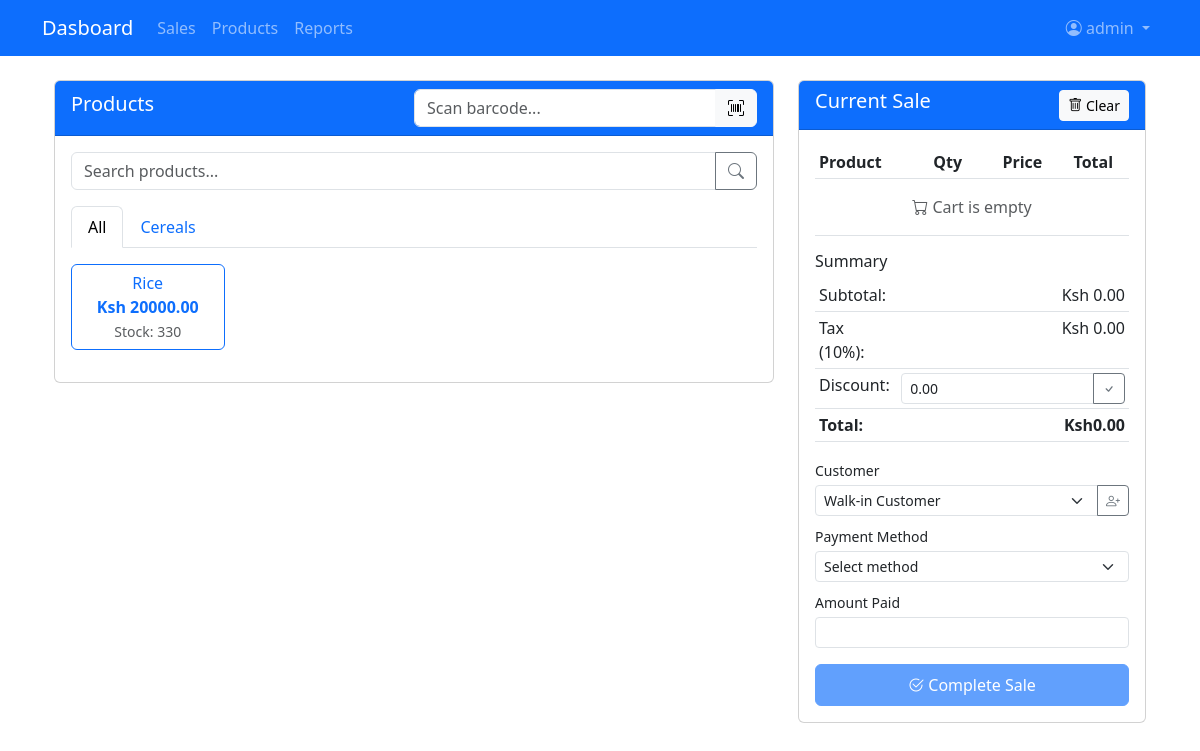
The app's page /pos/ (signed in), older data.
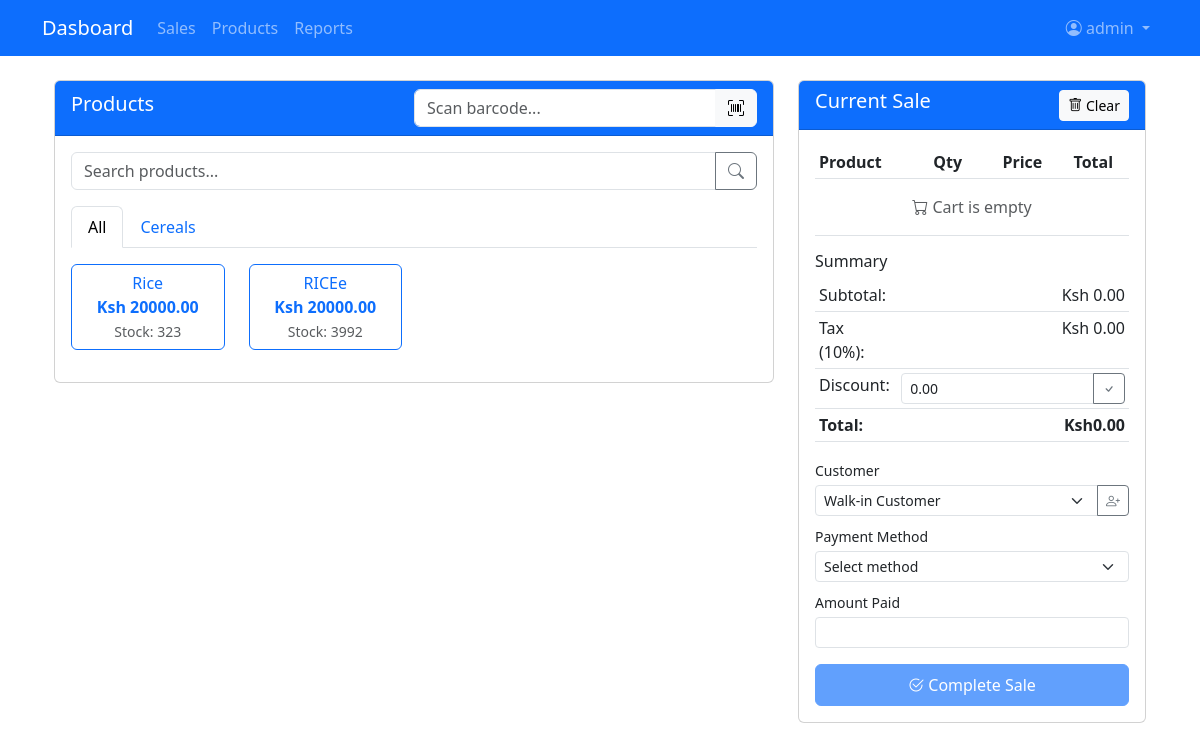
The same page, newer data.
### main/models.py (models this page shows, shortened)
class Category(models.Model):
    name = models.CharField(max_length=100)

class Product(models.Model):
    barcode = models.CharField(max_length=100, unique=True, blank=True, null=True)
    name = models.CharField(max_length=200)
    category = models.ForeignKey(Category, on_delete=models.SET_NULL, null=True)
    price = models.DecimalField(max_digits=10, decimal_places=2, validators=[MinValueValidator(0)])
    cost = models.DecimalField(max_digits=10, decimal_places=2, validators=[MinValueValidator(0)], default=0)
    stock = models.PositiveIntegerField(default=0)
    image = models.ImageField(upload_to='products/', blank=True, null=True)
    barcode_image = models.ImageField(upload_to='barcodes/', blank=True, null=True)

### main/views.py (the view, shortened to what this page needs)
# urls.py: path('pos/', views.pos, name='pos'),
@login_required
def pos(request):
    products = Product.objects.filter(stock__gt=0).select_related('category')
    categories = Category.objects.all()
    customers = Customer.objects.all()
    cart = request.session.get('cart', {})
    subtotal = sum(
        Decimal(str(item['price'])) * item['quantity']
        for item in cart.values()
    )
    tax = (subtotal * Decimal('0.10')).quantize(Decimal('0.00'))
    discount = Decimal(request.session.get('discount', '0.00'))
    total = (subtotal + tax - discount).quantize(Decimal('0.00'))
    context = {
        'products': products,
        'categories': categories,
        'customers': customers,
        'cart': cart,
        'subtotal': f"{subtotal:.2f}",
        'tax': f"{tax:.2f}",
        'discount': f"{discount:.2f}",
        'total': f"{total:.2f}",
    }
    return render(request, 'pos/pos.html', context)

### main/templates/pos/pos.html (shortened to what the changed rows need)
{% extends 'base.html' %}
{% load static %}
{% block content %}
<div class="container-fluid">
    <div class="row">
        <div class="col-md-8">
            <div class="card mb-4">
                <div class="card-body">
                    <ul class="nav nav-tabs mb-3" id="categoryTabs">
                        {% for category in categories %}
                        <li class="nav-item">
                            <a class="nav-link" data-bs-toggle="tab" href="#cat{{ category.id }}">{{ category.name }}</a>
                        </li>
                        {% endfor %}
                    </ul>
                    <div class="tab-content">
                        <div class="tab-pane fade show active" id="all">
                            <div class="row" id="productGrid">
                                {% for product in products %}
                                <div class="col-md-3 mb-3 product-item"
                                     data-name="{{ product.name|lower }}"
                                     data-barcode="{{ product.barcode }}">
                                    <button class="btn btn-outline-primary w-100 product-btn"
                                            data-id="{{ product.id }}"
                                            data-name="{{ product.name }}"
                                            data-price="{{ product.price }}"
                                            data-barcode="{{ product.barcode }}"
                                            {% if product.stock == 0 %}disabled{% endif %}>
                                        <div>{{ product.name }}</div>
                                        <div class="fw-bold">Ksh {{ product.price }}</div>
                                        <small class="text-muted">Stock: {{ product.stock }}</small>
                                    </button>
                                </div>
                                {% endfor %}
                            </div>
                        </div>
                    </div>
                </div>
            </div>
        </div>
        <div class="col-md-4">
            <div class="card sticky-top" style="top: 20px;">
                <div class="card-body p-3">
                    <div class="table-responsive">
                        <table class="table table-sm" id="cartTable">
                            <thead>
                                <tr>
                                    <th>Product</th>
                                    <th class="text-center">Qty</th>
                                    <th class="text-end">Price</th>
                                    <th class="text-end">Total</th>
                                    <th></th>
                                </tr>
                            </thead>
                        </table>
                    </div>
                </div>
            </div>
        </div>
    </div>
</div>
{% endblock %}

Row changes from the older to the newer data that the page shows:
changed Product "Rice": stock "330" → "323"
added Product: name "RICEe", price "20000.00", stock "3992"
